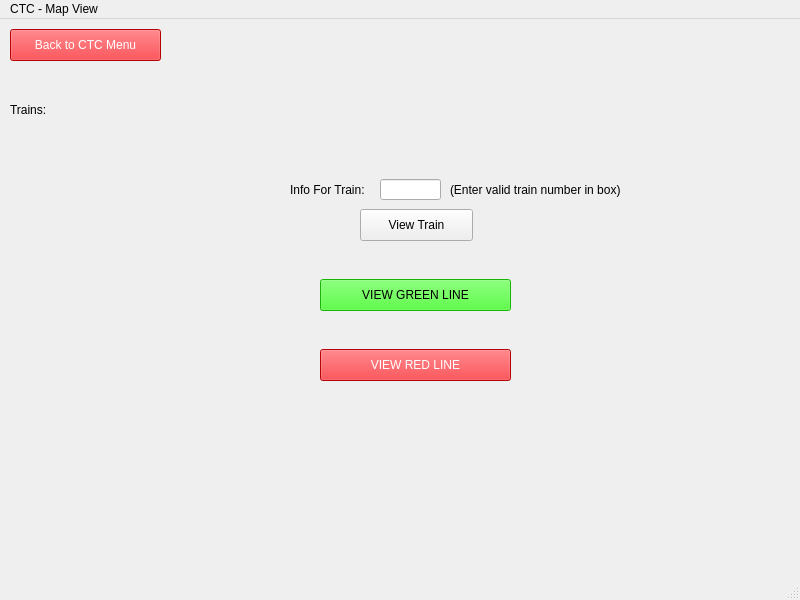
<?xml version="1.0" encoding="UTF-8"?>
<ui version="4.0">
 <class>MainWindow</class>
 <widget class="QMainWindow" name="MainWindow">
  <property name="geometry">
   <rect>
    <x>0</x>
    <y>0</y>
    <width>800</width>
    <height>600</height>
   </rect>
  </property>
  <property name="windowTitle">
   <string>MainWindow</string>
  </property>
  <widget class="QWidget" name="centralwidget">
   <widget class="QLabel" name="InfoTrainLabel">
    <property name="geometry">
     <rect>
      <x>290</x>
      <y>160</y>
      <width>91</width>
      <height>21</height>
     </rect>
    </property>
    <property name="text">
     <string>Info For Train:</string>
    </property>
   </widget>
   <widget class="QPushButton" name="ViewTrainButton">
    <property name="geometry">
     <rect>
      <x>360</x>
      <y>190</y>
      <width>113</width>
      <height>32</height>
     </rect>
    </property>
    <property name="text">
     <string>View Train</string>
    </property>
   </widget>
   <widget class="QPushButton" name="BackToMainMenu">
    <property name="geometry">
     <rect>
      <x>10</x>
      <y>10</y>
      <width>151</width>
      <height>32</height>
     </rect>
    </property>
    <property name="styleSheet">
     <string notr="true">background-color: rgb(252, 1, 7);
color: rgb(255, 255, 255);</string>
    </property>
    <property name="text">
     <string>Back to CTC Menu</string>
    </property>
   </widget>
   <widget class="QPushButton" name="ViewGreen">
    <property name="geometry">
     <rect>
      <x>320</x>
      <y>260</y>
      <width>191</width>
      <height>32</height>
     </rect>
    </property>
    <property name="styleSheet">
     <string notr="true">background-color: rgb(33, 255, 6);</string>
    </property>
    <property name="text">
     <string>VIEW GREEN LINE</string>
    </property>
   </widget>
   <widget class="QPushButton" name="ViewRed">
    <property name="geometry">
     <rect>
      <x>320</x>
      <y>330</y>
      <width>191</width>
      <height>32</height>
     </rect>
    </property>
    <property name="styleSheet">
     <string notr="true">background-color: rgb(252, 1, 7);
color: rgb(255, 255, 255);</string>
    </property>
    <property name="text">
     <string>VIEW RED LINE</string>
    </property>
   </widget>
   <widget class="QLineEdit" name="ViewTrainNum">
    <property name="geometry">
     <rect>
      <x>380</x>
      <y>160</y>
      <width>61</width>
      <height>21</height>
     </rect>
    </property>
   </widget>
   <widget class="QLabel" name="label">
    <property name="geometry">
     <rect>
      <x>450</x>
      <y>160</y>
      <width>251</width>
      <height>21</height>
     </rect>
    </property>
    <property name="text">
     <string>(Enter valid train number in box)</string>
    </property>
   </widget>
   <widget class="QLabel" name="ErrLabel">
    <property name="geometry">
     <rect>
      <x>480</x>
      <y>200</y>
      <width>281</width>
      <height>20</height>
     </rect>
    </property>
    <property name="text">
     <string/>
    </property>
   </widget>
   <widget class="QLabel" name="label_2">
    <property name="geometry">
     <rect>
      <x>10</x>
      <y>80</y>
      <width>81</width>
      <height>21</height>
     </rect>
    </property>
    <property name="text">
     <string>Trains:</string>
    </property>
   </widget>
   <widget class="QLabel" name="TrainsLabel">
    <property name="geometry">
     <rect>
      <x>10</x>
      <y>100</y>
      <width>781</width>
      <height>31</height>
     </rect>
    </property>
    <property name="text">
     <string/>
    </property>
   </widget>
  </widget>
  <widget class="QMenuBar" name="menubar">
   <property name="geometry">
    <rect>
     <x>0</x>
     <y>0</y>
     <width>800</width>
     <height>24</height>
    </rect>
   </property>
   <widget class="QMenu" name="menuCTC_Map_View">
    <property name="title">
     <string>CTC - Map View</string>
    </property>
   </widget>
   <addaction name="menuCTC_Map_View"/>
  </widget>
  <widget class="QStatusBar" name="statusbar"/>
 </widget>
 <resources/>
 <connections/>
</ui>
